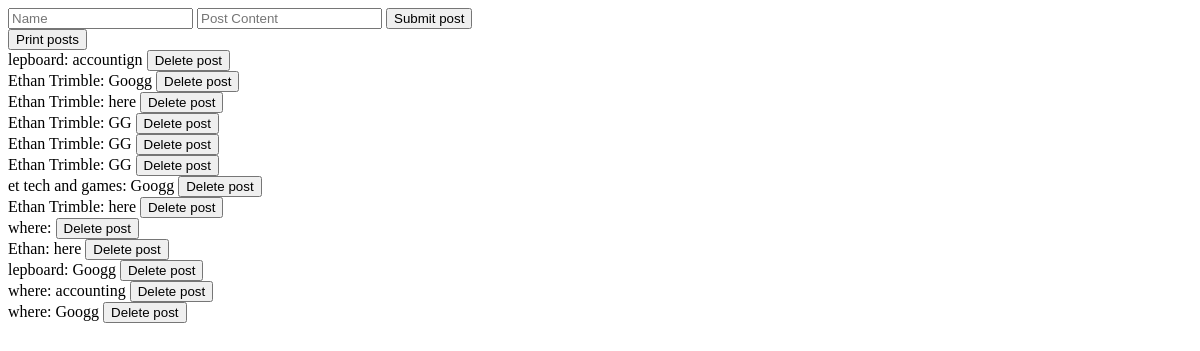
Before: / with the older database file.
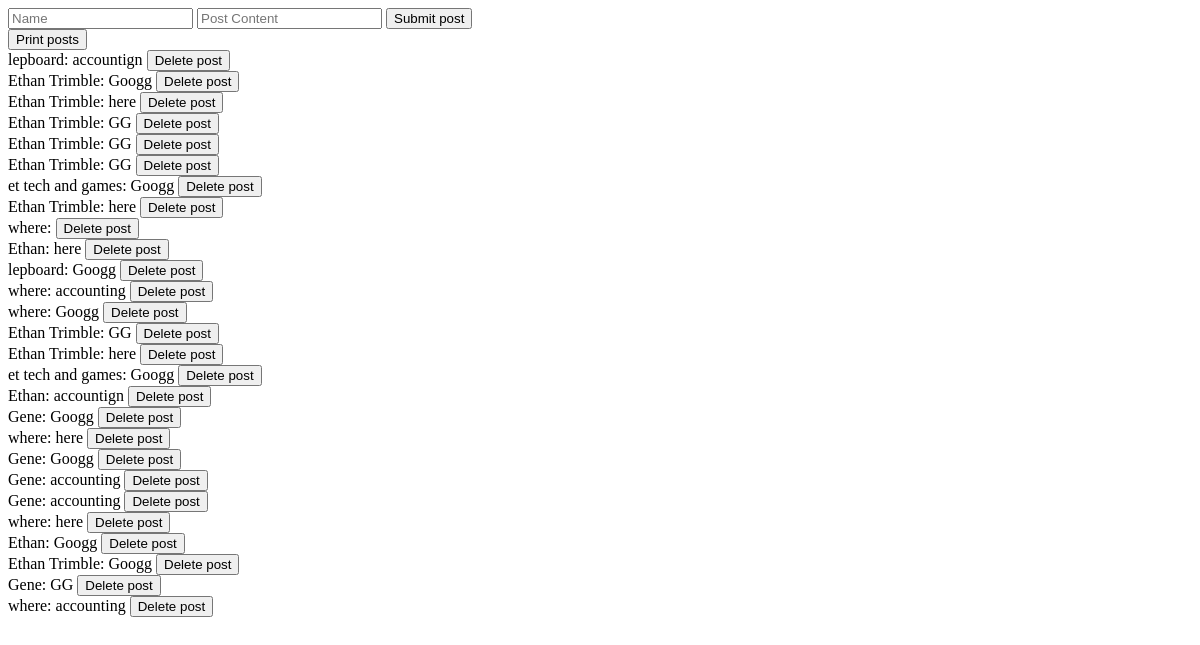
After: the same page with the newer database file.
### tables this page shows
CREATE TABLE posts (
		id integer primary key autoincrement,
		name text not null,
		content text not null
);

### app.py (the view, shortened to what this page needs)
@app.route('/', methods=['GET','POST','DELETE'])
def index():
    if request.method == 'GET':
        pass
    if request.method == 'DELETE':
        name = request.form.get('name')
        post = request.form.get('post')
        remove_post(name, post)
        print('working')
    posts = get_posts()
    return render_template('food_index.html', posts=posts)

### food_models.py (called while the page is built)
def get_posts():
    con = sqlite3.connect(path.join(ROOT, 'food_database.db'))
    cur = con.cursor()
    cur.execute('select * from posts')
    posts = cur.fetchall()
    return posts

### templates/food_index.html (shortened to what this page needs)
<!doctype html>
<html>
    <body>
        <form action='/' method='post'>
            <input placeholder='Name' name='name'>
            <input placeholder='Post Content' name='post'>
            <input type= "submit" name="submit_post" value='Submit post'>
        </form>
        <form action='/' method='post'>
            <input type= "submit" name="print_posts" value="Print posts">
        </form>
        <form action='/' method='delete'>
            {%  for post in posts %}
            <div>{{post[1] + ': ' + post[2]}} <input type='submit' value='Delete post'> </div>
            {% endfor %}
        </form>
    </body>
</html>

Changed rows visible on the page:
added posts: name+content "Ethan Trimble: GG"
added posts: name+content "Ethan Trimble: here"
added posts: name+content "et tech and games: Googg"
added posts: name+content "Ethan: accountign"
added posts: name+content "Gene: Googg"
added posts: name+content "where: here"
added posts: name+content "Gene: Googg"
added posts: name+content "Gene: accounting"
added posts: name+content "Gene: accounting"
added posts: name+content "where: here"
added posts: name+content "Ethan: Googg"
added posts: name+content "Ethan Trimble: Googg"
added posts: name+content "Gene: GG"
added posts: name+content "where: accounting"
